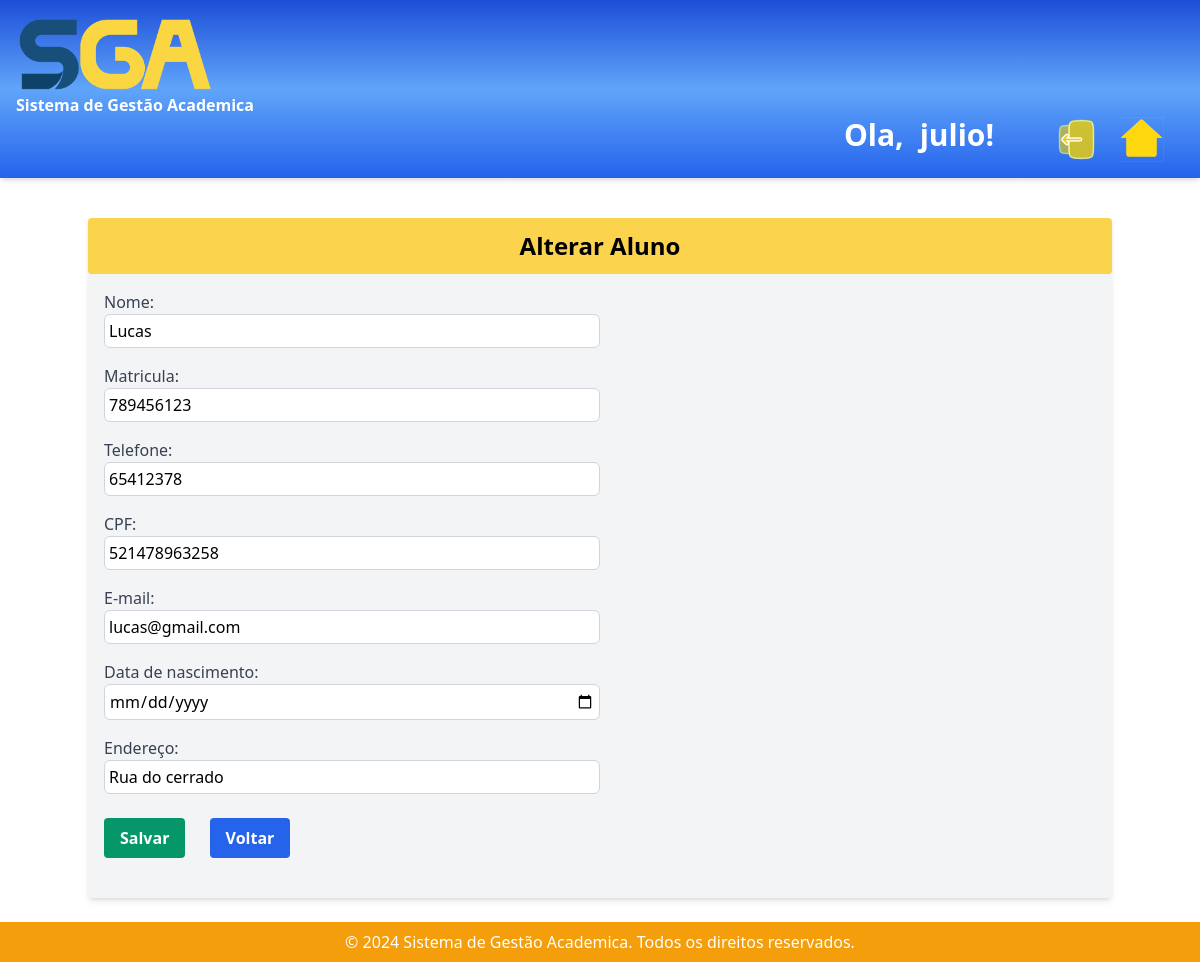
Page /alterar/7/ (signed in) on the earlier database version.
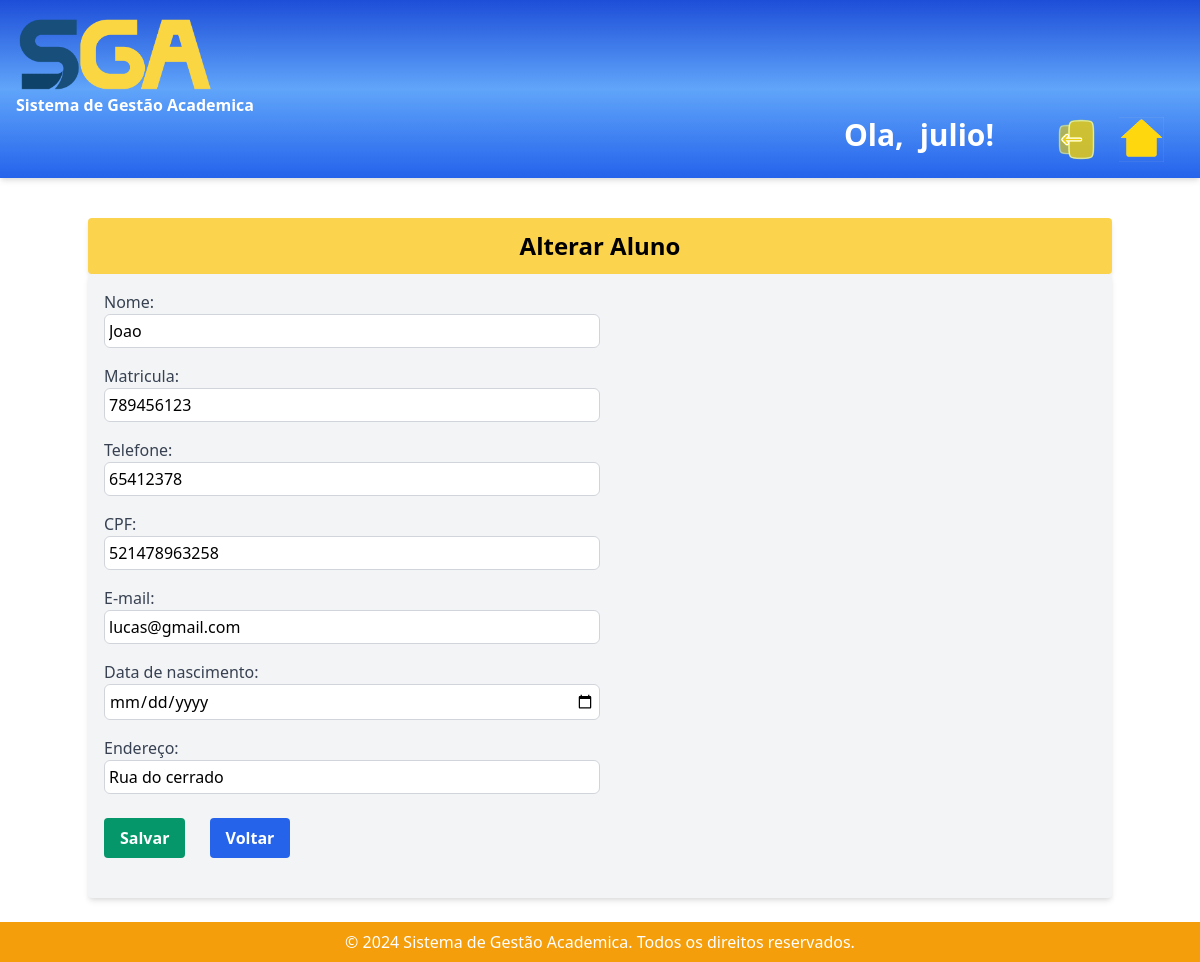
Same page on the later database version.
### sistema_academico/models.py (models this page shows, shortened)
class Aluno(models.Model):
    nome = models.CharField(max_length=100)
    cpf = models.IntegerField()
    endereco = models.CharField(max_length=200)
    telefone = models.CharField(max_length=20, null=True, blank=True)
    email = models.EmailField()
    data_nascimento = models.DateField()
    matricula = models.CharField(max_length=20)

### sistema_academico/views.py (the view)
# urls.py: path('alterar/<int:id>/', views.editar_aluno, name='editar_aluno'),
@login_required(login_url="/")
def editar_aluno(request, id):
    alunos = Aluno.objects.get(id=id)
    if request.method == "POST":
        alunos.nome = request.POST.get('nome')
        alunos.matricula = request.POST.get('matricula')
        alunos.telefone = request.POST.get('telefone')
        alunos.save()
        return redirect('adicionar_aluno')
    return render(request, 'editar_aluno.html', {'alunos': alunos})

### sistema_academico/templates/editar_aluno.html (shortened to what this page needs)
{% extends 'base.html' %}
{% block content %}
<div class="container mx-auto bg-yellow-300 mt-10 mb-0 p-3 shadow-md overflow-hidden sm:rounded">
  <h1 class="text-center font-bold text-2xl">Alterar Aluno</h1>
</div>
<form method="post" class="container mx-auto bg-gray-100 shadow-md rounded px-4 pt-4 pb-6 mb-6  divide-gray-200">
        <div class="mb-4">
          <label for="nome"  class="block text-gray-700">Nome:</label>
          <input value="{{alunos.nome}}" type="text" name="nome" class="border border-gray-300 p-1 rounded-md transition-colors duration-300 ease-in-out focus:outline-none focus:border-blue-500 hover:border-blue-500 w-1/2">
        </div>
      <div class="mb-4">
        <label for="matricula" class="block text-gray-700">Matricula:</label>
        <input value="{{alunos.matricula}}" type="text" name="matricula" class="border border-gray-300 p-1 rounded-md transition-colors duration-300 ease-in-out focus:outline-none focus:border-blue-500 hover:border-blue-500 w-1/2">
      </div>
        <div class="mb-4">
          <label for="telefone" class="block text-gray-700">Telefone:</label>
          <input value="{{alunos.telefone}}" type="text" name="telefone" class="border border-gray-300 p-1 rounded-md transition-colors duration-300 ease-in-out focus:outline-none focus:border-blue-500 hover:border-blue-500 w-1/2">
        </div>
        <div class="mb-4">
          <label for="cpf" class="block text-gray-700">CPF:</label>
          <input value="{{alunos.cpf}}" type="number" name="cpf" class="border border-gray-300 p-1 rounded-md transition-colors duration-300 ease-in-out focus:outline-none focus:border-blue-500 hover:border-blue-500 w-1/2">
        </div>
        <div class="mb-4">
          <label for="email" class="block text-gray-700">E-mail:</label>
          <input value="{{alunos.email}}" type="email" name="email" class="border border-gray-300 p-1 rounded-md transition-colors duration-300 ease-in-out focus:outline-none focus:border-blue-500 hover:border-blue-500 w-1/2">
        </div>
        <div class="mb-4">
          <label for="data" class="block text-gray-700">Data de nascimento:</label>
          <input value="{{alunos.data_nascimento}}" type="date" name="data_nascimento" class="border border-gray-300 p-1 rounded-md transition-colors duration-300 ease-in-out focus:outline-none focus:border-blue-500 hover:border-blue-500 w-1/2">
        </div>
        <div class="mb-4">
          <label for="endereco" class="block text-gray-700">Endereço:</label>
          <input value="{{alunos.endereco}}" type="text" name="endereco" class="border border-gray-300 p-1 rounded-md transition-colors duration-300 ease-in-out focus:outline-none focus:border-blue-500 hover:border-blue-500 w-1/2">
        </div>
          <div class="mt-6 mb-4 space-x-5 ">
            <button type="submit" class="bg-green-600 hover:bg-green-700 text-white font-bold py-2 px-4 rounded">Salvar</button>
            <a href="{% url 'adicionar_aluno' %}" class="bg-blue-600 hover:bg-blue-700 text-white font-bold py-2 px-4 rounded inline-block">Voltar
            </a>
          </div>
</form>
</div>
{% endblock %}

Differences in the rows shown:
changed Aluno "lucas@gmail.com": nome "Lucas" → "Joao"
